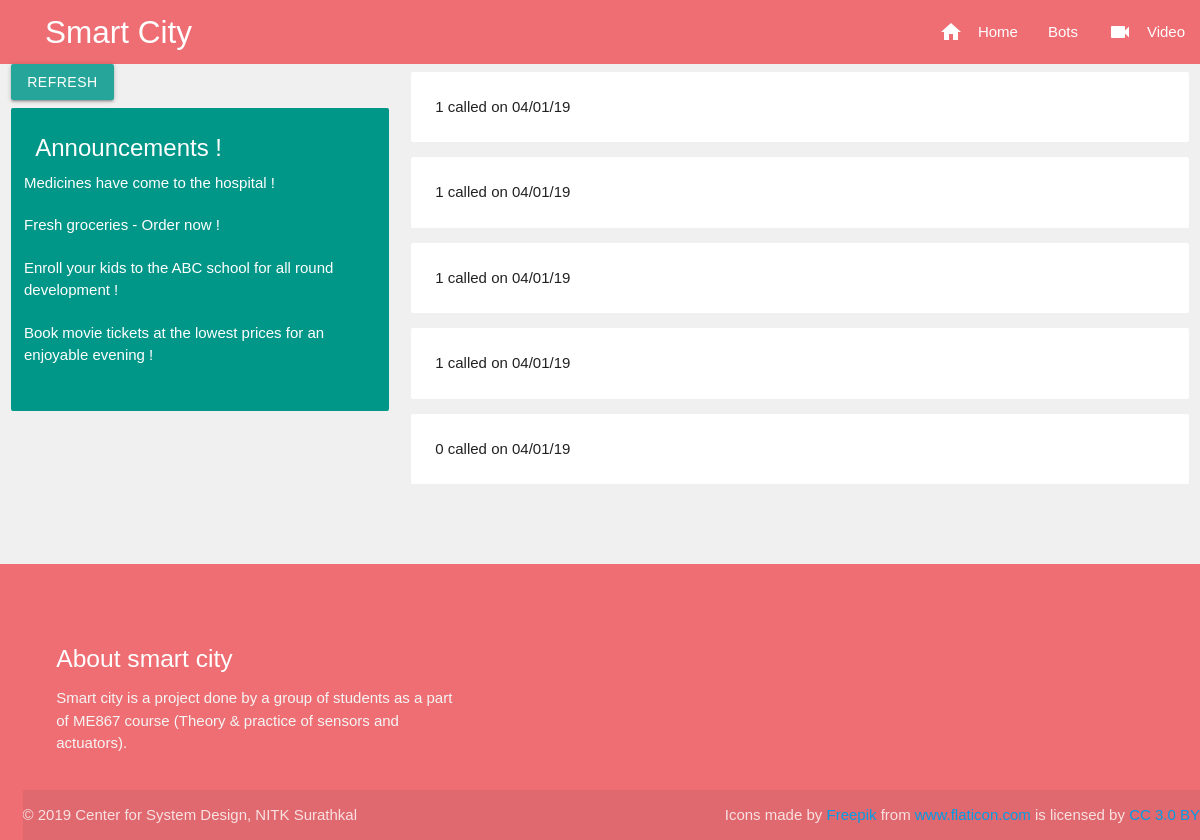
The app's page /smart-house, older data.
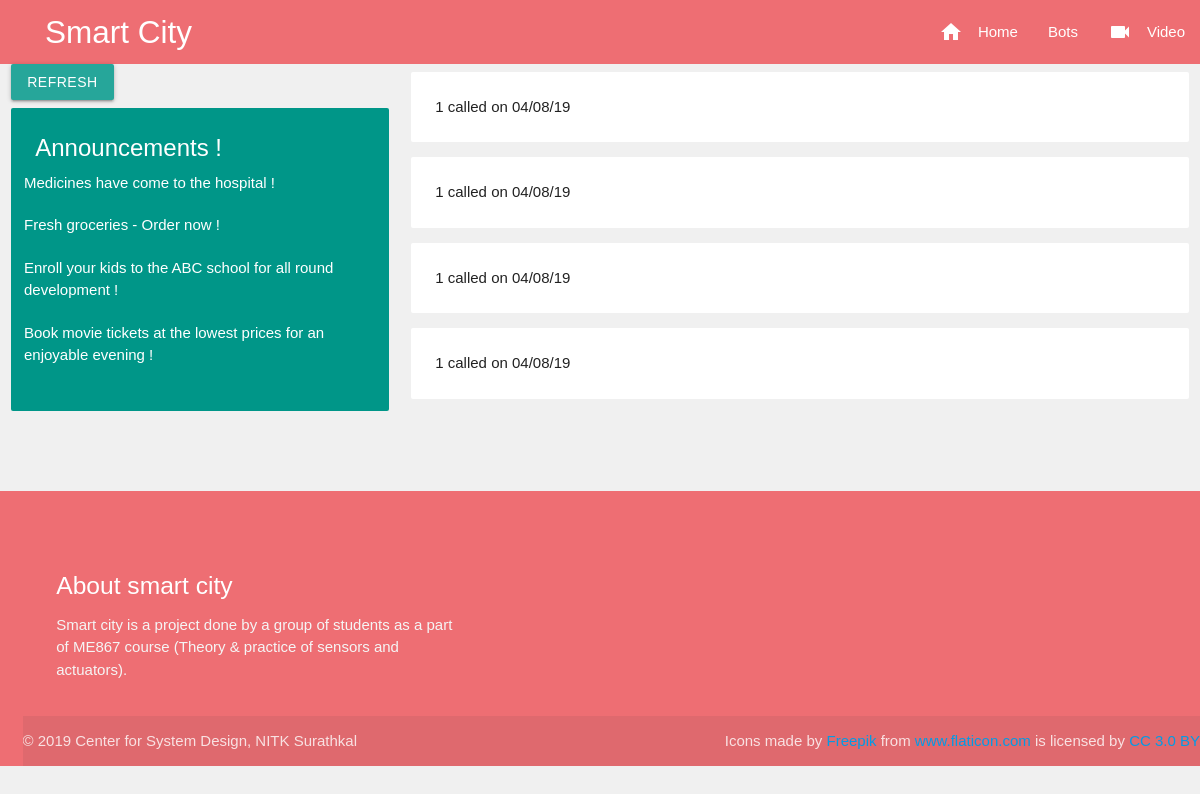
The same page, newer data.
### tables this page shows
CREATE TABLE "HOUSE_DATA" (
	"ID"	INTEGER NOT NULL PRIMARY KEY AUTOINCREMENT,
	"PUSH_BTN_1"	INT NOT NULL,
	"PUSH_BTN_2"	INT NOT NULL,
	"PUSH_BTN_3"	INT NOT NULL,
	"PUSH_BTN_4"	INT NOT NULL,
	"DATE"	TEXT NOT NULL,
	"TIME"	TEXT NOT NULL
);

### smart_city/routes.py (the view)
@smart_city.route("/smart-house")
def smart_house():
	smart_city_data = sqlite3.connect("./tpsa.db")
	house_data = smart_city_data.cursor().execute("SELECT id, push_btn_1, push_btn_2, push_btn_3, push_btn_4, date, time FROM HOUSE_DATA")
	data = []
	for row in house_data:
		stored_data = {
			"id": row[0],
			"push_btn_1": row[1],
			"push_btn_2": row[2],
			"push_btn_3": row[3],
			"push_btn_4": row[4],
			"date": row[5],
			"time": row[6]
		}
		data.append(stored_data)
	return render_template("house.html", data=data)

### smart_city/templates/house.html (shortened to what this page needs)
{% extends "base.html" %}
{% block smart_home %}
    <div class="row">
        <div class="col s4">
            <a href="#" class="btn waves-effect z-dpeth-0" id="refresh_data">Refresh</a>
            <div class="card teal whiten-2 z-depth-0">
                <div class="card-content white-text">
                    <span class="card-title">Announcements !</span>
                    <div class="row">
                        <span> Medicines have come to the hospital !</span>
                    </div>
                    <div class="row">
                        <span> Fresh groceries - Order now !</span>
                    </div>
                    <div class="row">
                        <span> Enroll your kids to the ABC school for all round development !</span>
                    </div>
                    <div class="row">
                        <span> Book movie tickets at the lowest prices for an enjoyable evening !</span>
                    </div>
                </div>
            </div>
        </div>
        <div class="row">
            <div class="col s8">
                {% for house_data in data %}
                    <div class="card-panel z-depth-0">
                        <span>{{ house_data.push_btn_1 }}</span> called on <span>{{ house_data.date }}</span>
                    </div>
                {% endfor %}
            </div>
        </div>
    </div>
{% endblock smart_home %}

### smart_city/templates/base.html (shortened to what this page needs)
<!DOCTYPE html>
<html lang="en">
<head>
    <link rel="stylesheet" href="https://use.fontawesome.com/releases/v5.8.1/css/all.css">
    <link rel="stylesheet" href="{{ url_for('static', filename='css/materialize.min.css') }}">
    <link rel="stylesheet" href="{{ url_for('static', filename='css/main.css') }}">
    <link rel="stylesheet" href="{{ url_for('static', filename='css/monitor.css') }}">
</head>
<body>
    <header>
        <nav class="z-depth-0">
            <div class="nav-wrapper">
                <a href="{{ url_for('home') }}" class="brand-logo left logo"> Smart City </a>
                <ul id="nav-mobile" class="right hide-on-med-and-down">
                    <li><a href="{{ url_for('home') }}"><i class="material-icons left">home</i>Home</a></li>
                    <li><a href="{{ url_for('bots') }}">Bots</a></li>
                    <li><a href="{{ url_for('live_feed') }}"><i class="material-icons left">videocam</i>Video</a></li>
                </ul>
            </div>
        </nav>
    </header>
    <main>
        {% block smart_home %}
        {% endblock smart_home %}
    </main>
    <footer class="page-footer">
        <div class="container footer_stylings">
            <div class="row">
                <div class="col l6 s12">
                    <h5 class="white-text">About smart city</h5>
                    <p class="grey-text text-lighten-4">
                        Smart city is a project done by a group of students as a part of ME867 course (Theory & practice of sensors and actuators).
                    </p>
                </div>
            </div>
        </div>
        <div class="footer-copyright">
            © 2019 Center for System Design, NITK Surathkal
            <div>Icons made by <a href="https://www.freepik.com/" title="Freepik">Freepik</a> from <a href="https://www.flaticon.com/" 			    title="Flaticon">www.flaticon.com</a> is licensed by <a href="http://creativecommons.org/licenses/by/3.0/" 			    title="Creative Commons BY 3.0" target="_blank">CC 3.0 BY</a></div>
        </div>
    </footer>
</body>
</html>

### smart_city/static/css/main.css (style rules this page uses)
body { background-color: #f0f0f0; font-family: Verdana, Geneva, Tahoma, sans-serif !important; }
.container { margin-top: 3rem; }
.logo { margin-left: 3rem; }
.footer-copyright { margin-left: 1.5rem; margin-top: 0.5rem; }
.page-footer .footer_stylings { margin-left: 3rem; }

Row changes from the older to the newer data that the page shows:
removed HOUSE_DATA: push_btn_1 "1", date "04/01/19"
removed HOUSE_DATA: push_btn_1 "1", date "04/01/19"
removed HOUSE_DATA: push_btn_1 "1", date "04/01/19"
removed HOUSE_DATA: push_btn_1 "1", date "04/01/19"
removed HOUSE_DATA: push_btn_1 "0", date "04/01/19"
added HOUSE_DATA: push_btn_1 "1", date "04/08/19"
added HOUSE_DATA: push_btn_1 "1", date "04/08/19"
added HOUSE_DATA: push_btn_1 "1", date "04/08/19"
added HOUSE_DATA: push_btn_1 "1", date "04/08/19"
